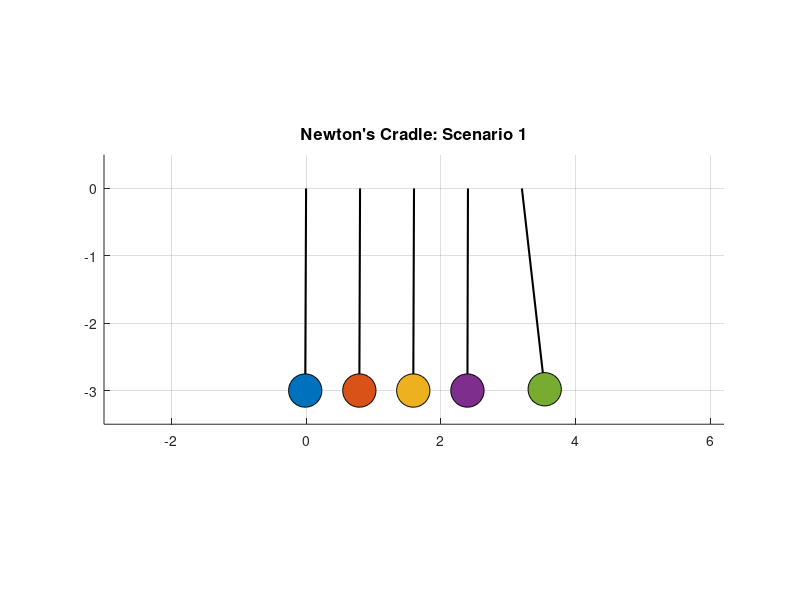

Here is the MATLAB script that generated this plot:
function newtons_cradle_simulation()
    % ME 104: Newton's Cradle Discrete Collision Simulation
    % Based on Lec 24 binary impact sequence (e = 1, identical masses) [cite: 105, 112]
    clear all; close all; clc;

    %% --- Configuration Zone ---
    % Choose your lecture experiment scenario:
    Scenario = 1; % Case A: 1 ball approaching 4 stationary balls [cite: 106]
     %Scenario = 2; % Case B: 2 balls approaching 3 stationary balls [cite: 128]
    %Scenario = 3;   % Case C: 3 balls approaching 2 stationary balls
    
    num_balls = 5;  % Total number of identical balls [cite: 105]
    R = 0.4;        % Radius of each ball
    L = 3.0;        % Length of each supporting pendulum string
    
    %% --- Initialize State Arrays ---
    % Equilibrium X coordinates where balls rest side-by-side with tiny gaps [cite: 108]
    x_equilibrium = (0:num_balls-1) * (2 * R + 0.001);
    
    % Positions (angles in radians) and angular velocities (rad/s)
    theta = zeros(1, num_balls);
    omega = zeros(1, num_balls);
    
    % Apply initial conditions based on the selected lecture scenario
    if Scenario == 1
        % 1 ball approaching rightward [cite: 106]
        theta(1) = -0.4;  % Leftmost ball pulled back
    elseif Scenario == 2
        % 2 balls approaching rightward [cite: 128]
        theta(1) = -0.4;  
        theta(2) = -0.4;  % First two balls pulled back together

    else
        % Scenario 3: 3 balls approaching rightward
        theta(1) = -0.4;
        theta(2) = -0.4;
        theta(3) = -0.4;  % First three balls pulled back together
    end

    %% --- Setup Plot Animation Window ---
    fig = figure('Name', 'ME 104: Newton''s Cradle Simulation', 'Color', 'w', 'Position', [100, 100, 800, 400]);
    ax = axes('Parent', fig);
    hold(ax, 'on');
    grid(ax, 'on');
    axis(ax, 'equal');
    
    % Set stable viewing bounds around the cradle geometry
    xlim(ax, [min(x_equilibrium) - L, max(x_equilibrium) + L]);
    ylim(ax, [-L - 0.5, 0.5]);
    title(ax, sprintf('Newton''s Cradle: Scenario %d', Scenario), 'FontSize', 12);
    
    % Initialize graphical handles for strings and ball masses
    h_strings = cell(1, num_balls);
    h_balls   = cell(1, num_balls);
    
    colors = lines(num_balls); % Give each ball a distinct trace color
    for idx = 1:num_balls
        h_strings{idx} = plot(ax, [0, 0], [0, 0], 'k-', 'LineWidth', 1.5);
        h_balls{idx}   = plot(ax, 0, 0, 'o', 'MarkerSize', 24, ...
                              'MarkerFaceColor', colors(idx,:), 'MarkerEdgeColor', 'k');
    end

    %% --- Physics Engine Parameters ---
    dt = 0.005;         % Simulation time step
    g = 9.81;           % Gravitational acceleration constant
    total_steps = 1200; % Duration of active running window

    %% --- Main Simulation Loop ---
    for step = 1:total_steps
        
        % 1. Kinematics Update (Standard Nonlinear Pendulum integration)
        for i = 1:num_balls
            alpha = -(g / L) * sin(theta(i)); % Angular acceleration
            omega(i) = omega(i) + alpha * dt;   % Update angular velocity
            theta(i) = theta(i) + omega(i) * dt; % Update angular position
        end
        
        % 2. Discrete Binary Collision Resolution Loop [cite: 132]
        % We check multiple passes per frame to capture chained sequence reactions correctly
        collision_detected = true;
        while collision_detected
            collision_detected = false;
            
            for i = 1:(num_balls - 1)
                % Compute current spatial X positions to verify contact boundary
                x_left  = x_equilibrium(i)   + L * sin(theta(i));
                x_right = x_equilibrium(i+1) + L * sin(theta(i+1));
                
                % Check if adjacent balls overlap or strike each other
                if x_left + R >= x_right - R
                    
                    % Is the left ball physically moving toward the right ball?
                    v_left  = omega(i)   * L;
                    v_right = omega(i+1) * L;
                    
                    if v_left > v_right
                        % Perfect elastic momentum transfer (e = 1) for identical masses: [cite: 107, 112]
                        % Velocities are completely swapped [cite: 113, 114]
                        v_left_new  = v_right;
                        v_right_new = v_left;
                        
                        % Translate linear velocities back into angular domain
                        omega(i)   = v_left_new / L;
                        omega(i+1) = v_right_new / L;
                        
                        % Prevent overlapping by separating them exactly to contact distance
                        midpoint = (x_left + x_right) / 2;
                        theta(i)   = asin(((midpoint - R) - x_equilibrium(i)) / L);
                        theta(i+1) = asin(((midpoint + R) - x_equilibrium(i+1)) / L);
                        
                        collision_detected = true; % Re-verify cascade interactions [cite: 132]
                    end
                end
            end
        end
        
        % 3. Graphics Rendering Update
        for i = 1:num_balls
            % Compute instantaneous positions relative to each anchor point
            x_pos = x_equilibrium(i) + L * sin(theta(i));
            y_pos = -L * cos(theta(i));
            
            % Update line coordinate endpoints (pendulum strings)
            set(h_strings{i}, 'XData', [x_equilibrium(i), x_pos], 'YData', [0, y_pos]);
            
            % Update marker positions (spherical ball objects)
            set(h_balls{i}, 'XData', x_pos, 'YData', y_pos);
        end
        
        drawnow;
        pause(0.001); % Slow execution down slightly for smooth viewing
    end
end
